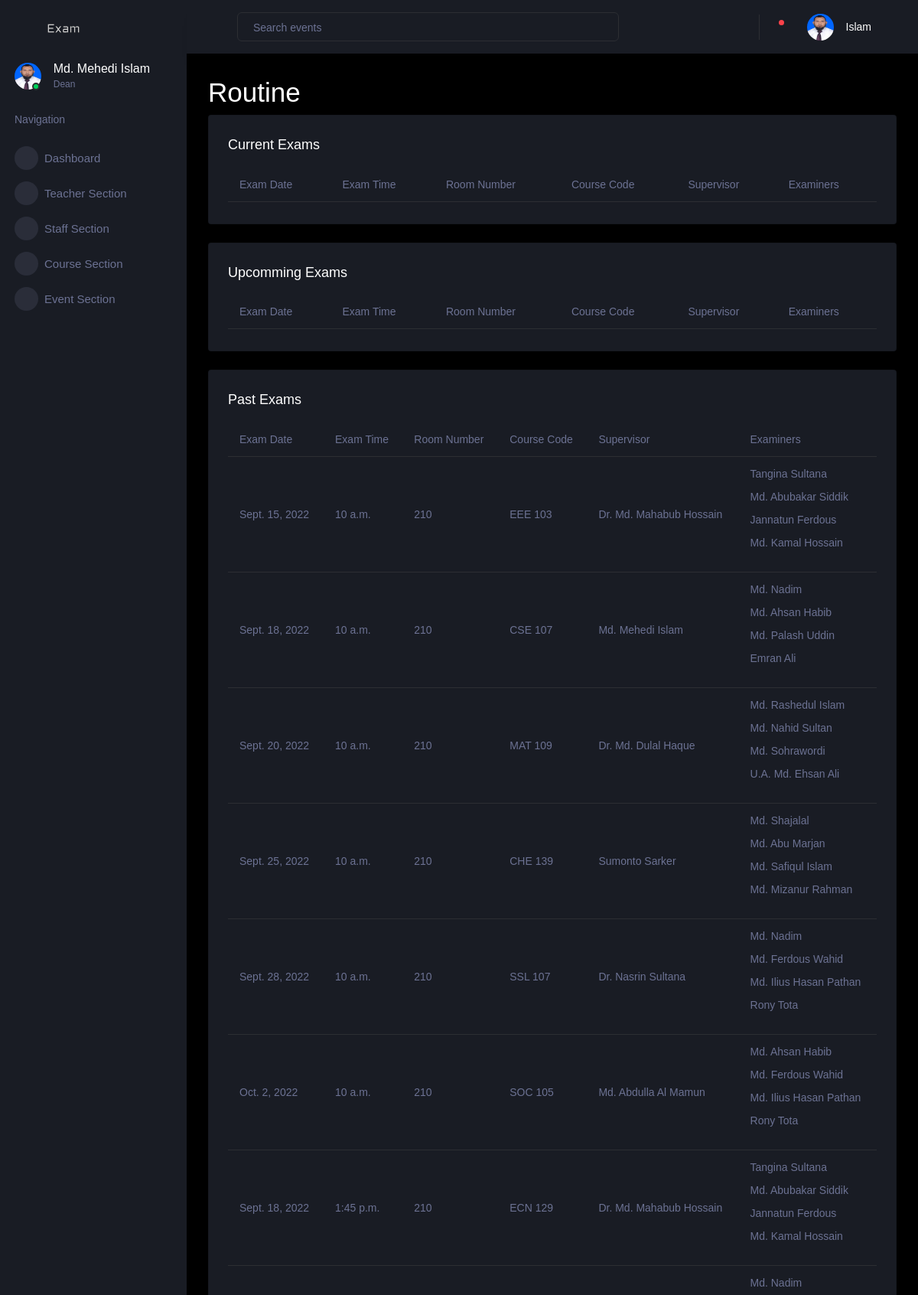
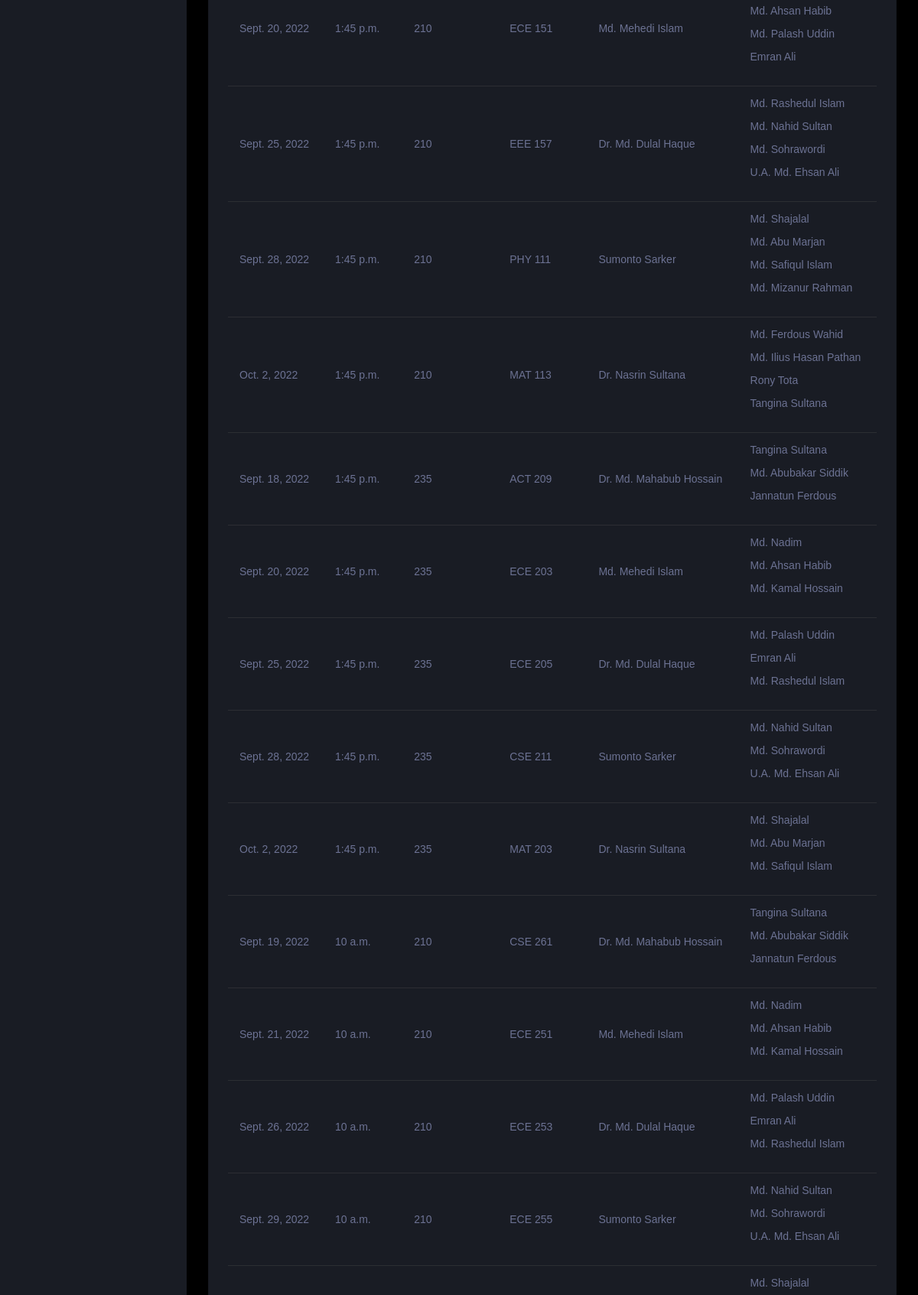
Page /user/full-routine (signed in, upper part) on the committed database (2 pictures, top to bottom).
### account/models.py (models this page shows, shortened)
class Teacher(models.Model):
    user = models.OneToOneField(
        User, on_delete=models.CASCADE, primary_key=True)
    title = models.CharField(max_length=255, null=False,
                             choices=TEACHER_TITLE_CHOICES, default='None')
    contact_number = models.CharField(null=False, unique=True, max_length=255)
    profile_picture = models.ImageField(
        upload_to=get_profile_pictures_directory, blank=True, null=True)
    department = models.ForeignKey(Department, on_delete=models.DO_NOTHING)
    is_available = models.BooleanField(default=True)
    total_creadits = models.DecimalField(
        max_digits=10, decimal_places=2, default=0)
    def __str__(self) -> str:
        return self.user.first_name + " " + self.user.last_name

class Exam(models.Model):
    exam_date = models.DateField()
    exam_time = models.TimeField()
    room_number = models.IntegerField()
    faculty = models.ForeignKey(
        Faculty, on_delete=models.DO_NOTHING, related_name='+')
    course = models.ForeignKey(
        Course, on_delete=models.DO_NOTHING, related_name='+')
    examiners = models.ManyToManyField(Teacher, related_name='+')
    supervisor = models.ForeignKey(
        Teacher, on_delete=models.DO_NOTHING, related_name='supervisor')
    routine = models.ForeignKey(
        Routine, on_delete=models.CASCADE, null=False, default=1)

### dashboard/models.py (models this page shows, shortened)
class Course(models.Model):
    code = models.CharField(max_length=255, null=False)
    credits = models.DecimalField(null=False, max_digits=4, decimal_places=2)
    department = models.ForeignKey(
        Department, on_delete=models.CASCADE, null=False)
    is_sessional = models.BooleanField(null=False, default=False)
    level = models.CharField(max_length=1, null=False,
                             choices=LEVEL_CHOICES, default='1')
    name = models.CharField(max_length=255, null=False)
    semester = models.CharField(
        max_length=2, null=False, choices=SEMESTER_CHOICES, default='I')
    def __str__(self) -> str:
        return f"{ self.code }"

### dashboard/views.py (the view)
# urls.py: path('full-routine', full_routine, name='full-routine'),
def full_routine(request):
    context = get_context(request, True)
    return render(request, 'full-routine.html', context)

### account/models.py (called while the page is built)
    def __str__(self) -> str:
        return self.messages

### dashboard/models.py (called while the page is built)
    def __str__(self) -> str:
        return self.name

    def __str__(self) -> str:
        return self.name

### dashboard/views.py (called while the page is built)
def is_dean(user):
    try:
        teacher = Teacher.objects.get(user=user)
    except Teacher.DoesNotExist:
        return None
    deans = Dean.objects.filter(teacher=teacher).order_by('-joined')[:1]
    if len(deans) != 1:
        return None
    return deans[0]

def is_staff(user):
    try:
        staff = Staff.objects.get(user=user)
    except Staff.DoesNotExist:
        return None
    return staff

def is_teacher(user):
    try:
        teacher = Teacher.objects.get(user=user)
    except Teacher.DoesNotExist:
        return None
    return teacher

def is_student(user):
    try:
        student = Student.objects.get(user=user)
    except Student.DoesNotExist:
        return None
    return student

def get_staff(faculty):
    return list(Staff.objects.filter(faculty=faculty))

def get_courses(faculty):
    courses = Course.objects.all()
    selected_courses = []
    for course in courses:
        dept = Department.objects.get(name=course.department)
        if dept.faculty == faculty:
            selected_courses.append(course)
    return selected_courses

def get_teachers(faculty):
    teachers = Teacher.objects.all()
    selected_teachers = []
    for teacher in teachers:
        dept = Department.objects.get(name=teacher.department)
        if dept.faculty == faculty:
            selected_teachers.append(teacher)
    return selected_teachers

def get_exams(approved_routines, teacher=None):
    past = []
    current = []
    upcomming = []
    today = date.today()
    for routine in approved_routines:
        exams = routine.exam_set.all()
        if teacher:
            exams = filter(lambda exam: teacher in exam.examiners.all()
                           or teacher == exam.supervisor, exams)
        for exam in exams:
            if exam.exam_date == today:
                current.append(exam)
            elif exam.exam_date < today:
                past.append(exam)
            else:
                upcomming.append(exam)
    return current, past, upcomming

def get_notification(user):
    return Notification.objects.filter(user=user, marked_read=False).all()

### dashboard/templates/full-routine.html (shortened to what this page needs)
{% extends "dashboard-base.html" %}
{% load static %}
{% block content %}
<h1>Routine</h1>
<div class="row">
  <div class="col-12 grid-margin">
    <div class="card">
      <div class="card-body">
        <h4 class="card-title">Current Exams</h4>
        <div class="table-responsive">
          <table class="table">
            <thead>
              <tr>
                <th>Exam Date</th>
                <th>Exam Time</th>
                <th>Room Number</th>
                <th>Course Code</th>
                <th>Supervisor</th>
                <th>Examiners</th>
              </tr>
            </thead>
          </table>
        </div>
      </div>
    </div>
  </div>
</div>
<div class="row">
  <div class="col-12 grid-margin">
    <div class="card">
      <div class="card-body">
        <h4 class="card-title">Upcomming Exams</h4>
        <div class="table-responsive">
          <table class="table">
            <thead>
              <tr>
                <th>Exam Date</th>
                <th>Exam Time</th>
                <th>Room Number</th>
                <th>Course Code</th>
                <th>Supervisor</th>
                <th>Examiners</th>
              </tr>
            </thead>
          </table>
        </div>
      </div>
    </div>
  </div>
</div>
<div class="row">
  <div class="col-12 grid-margin">
    <div class="card">
      <div class="card-body">
        <h4 class="card-title">Past Exams</h4>
        <div class="table-responsive">
          <table class="table">
            <thead>
              <tr>
                <th>Exam Date</th>
                <th>Exam Time</th>
                <th>Room Number</th>
                <th>Course Code</th>
                <th>Supervisor</th>
                <th>Examiners</th>
              </tr>
            </thead>
            <tbody>
              {% for exam in past_exams %}
              <tr>
                <td>{{ exam.exam_date }}</td>
                <td>{{ exam.exam_time }}</td>
                <td>{{ exam.room_number }}</td>
                <td>{{ exam.course }}</td>
                <td>{{ exam.supervisor }}</td>
                <td>
                  {% for teacher in exam.examiners.all %}
                  <p> {{ teacher }} </p>
                  {% endfor %}
                </td>
              </tr>
              {% endfor %}
            </tbody>
          </table>
        </div>
      </div>
    </div>
  </div>
</div>
{% endblock content %}

### dashboard/templates/dashboard-base.html (shortened to what this page needs)
{% load static %}
<!DOCTYPE html>
<html lang="en">
<head>
  <link rel="stylesheet" href="{% static 'dashboard/vendors/mdi/css/materialdesignicons.min.css' %}" />
  <link rel="stylesheet" href="{% static 'dashboard/vendors/css/vendor.bundle.base.css' %}" />
  <link rel="stylesheet" href="{% static 'dashboard/vendors/jvectormap/jquery-jvectormap.css' %}" />
  <link rel="stylesheet" href="{% static 'dashboard/vendors/flag-icon-css/css/flag-icon.min.css' %}" />
  <link rel="stylesheet" href="{% static 'dashboard/vendors/owl-carousel-2/owl.carousel.min.css' %}" />
  <link rel="stylesheet" href="{% static 'dashboard/vendors/owl-carousel-2/owl.theme.default.min.css' %}" />
  <link rel="stylesheet" href="{% static 'dashboard/css/style.css' %}" />
</head>
<body>
  <div class="container-scroller">
    <nav class="sidebar sidebar-offcanvas" id="sidebar">
      <div class="sidebar-brand-wrapper d-none d-lg-flex align-items-center justify-content-center fixed-top">
        <a class="sidebar-brand brand-logo" href="#">
          <img src="{% static 'dashboard/images/logo.svg' %}" alt="logo" />
        </a>
      </div>
      <ul class="nav">
        <li class="nav-item profile">
          <div class="profile-desc">
            <div class="profile-pic">
              <div class="count-indicator">
                {% if user.profile_picture %}
                <img class="img-xs rounded-circle" src="{{ user.profile_picture.url }}" />
                {% else %}
                <img class="img-xs rounded-circle" src="{% static 'dashboard/images/dummy.png' %}" />
                {% endif %}
                <span class="count bg-success"></span>
              </div>
              <div class="profile-name">
                <h5 class="mb-0 font-weight-normal">
                  {% if is_student %}
                    {{ student.user.first_name }} {{ student.user.last_name }}
                  {% else %}
                    {{ user.user.first_name }} {{ user.user.last_name }}
                  {% endif %}
                </h5>
                <span>
                  {% if if_staff %}
                  Staff
                  {% elif if_dean %}
                  Dean
                  {% elif is_student %}
                  Student
                  {% else %}
                  Teacher
                  {% endif %}
                </span>
              </div>
            </div>
          </div>
        </li>
        <li class="nav-item nav-category">
          <span class="nav-link">Navigation</span>
        </li>
        <li class="nav-item menu-items">
          <a class="nav-link" href="{% url 'dashboard-page' %}">
            <span class="menu-icon">
              <i class="mdi mdi-speedometer"></i>
            </span>
            <span class="menu-title">Dashboard</span>
          </a>
        </li>
        {% if not is_student %}
          {% if is_staff %}
            <li class="nav-item menu-items">
              <a class="nav-link" href="{% url 'teacher-section' %}">
                <span class="menu-icon">
                  <i class="mdi mdi-playlist-play"></i>
                </span>
                <span class="menu-title">Teacher Section</span>
              </a>
            </li>
            {% if if_dean %}
              <li class="nav-item menu-items">
                <a class="nav-link" href="{% url 'staff-section' %}">
                  <span class="menu-icon">
                    <i class="mdi mdi-table-large"></i>
                  </span>
                  <span class="menu-title">Staff Section</span>
                </a>
              </li>
            {% endif %}
          <li class="nav-item menu-items">
            <a class="nav-link" href="{% url 'course-section' %}">
              <span class="menu-icon">
                <i class="mdi mdi-chart-bar"></i>
              </span>
              <span class="menu-title">Course Section</span>
            </a>
          </li>
          {% endif %}
          {% if is_staff %}
          <li class="nav-item menu-items">
            <a class="nav-link" href="{% url 'event-section' %}">
              <span class="menu-icon">
                <i class="mdi mdi-chart-bar"></i>
              </span>
              <span class="menu-title">Event Section</span>
            </a>
          </li>
          {% endif %}
        {% endif %}
      </ul>
    </nav>
    <div class="container-fluid page-body-wrapper">
      <nav class="navbar p-0 fixed-top d-flex flex-row">
        <div class="navbar-menu-wrapper flex-grow d-flex align-items-stretch">
          <button class="navbar-toggler navbar-toggler align-self-center" type="button" data-toggle="minimize">
            <span class="mdi mdi-menu"></span>
          </button>
          <ul class="navbar-nav w-100">
            <li class="nav-item w-100">
              <form class="nav-link mt-2 mt-md-0 d-none d-lg-flex search" method="post"
                action="{% url 'search-page' %}">
                <input type="text" name="search" class="form-control" placeholder="Search events" />
              </form>
            </li>
          </ul>
          <ul class="navbar-nav navbar-nav-right">
            <li class="nav-item dropdown border-left">
              <a class="nav-link count-indicator dropdown-toggle" id="notificationDropdown" href="#"
                data-toggle="dropdown">
                <i class="mdi mdi-bell"></i>
                {% if notifications|length > 0 %}
                <span class="count bg-danger"></span>
                {% endif %}
              </a>
            </li>
            <li class="nav-item dropdown">
              <a class="nav-link" id="profileDropdown" href="#" data-toggle="dropdown">
                <div class="navbar-profile">
                  {% if user.profile_picture %}
                  <img class="img-xs rounded-circle" src="{{ user.profile_picture.url }}" />
                  {% else %}
                  <img class="img-xs rounded-circle" src="{% static 'dashboard/images/dummy.png' %}" />
                  {% endif %}
                  <p class="mb-0 d-none d-sm-block navbar-profile-name">
                    {{ user.user.last_name }}
                  </p>
                  <i class="mdi mdi-menu-down d-none d-sm-block pl-3"></i>
                </div>
              </a>
            </li>
          </ul>
        </div>
      </nav>
      <div class="main-panel">
        <div class="content-wrapper">
          {% block content %}{% endblock %}
        </div>
      </div>
    </div>
  </div>
</body>
</html>

### rows in the picture
Teacher: profile_picture (picture), user.first_name "Md. Mehedi", user.last_name "Islam"
Exam: exam_date "Sept. 15, 2022", exam_time "10 a.m.", room_number "210", course "EEE 103", supervisor "Dr. Md. Mahabub Hossain"
Teacher: user_id.last_name "Tangina Sultana"
Teacher: user_id.last_name "Md. Abubakar Siddik"
Teacher: user_id.last_name "Jannatun Ferdous"
Teacher: user_id.last_name "Md. Kamal Hossain"
Exam: exam_date "Sept. 18, 2022", exam_time "10 a.m.", room_number "210", course "CSE 107", supervisor "Md. Mehedi Islam"
Teacher: user_id.last_name "Md. Nadim"
Teacher: user_id.last_name "Md. Ahsan Habib"
Teacher: user_id.last_name "Md. Palash Uddin"
Teacher: user_id.last_name "Emran Ali"
Exam: exam_date "Sept. 20, 2022", exam_time "10 a.m.", room_number "210", course "MAT 109", supervisor "Dr. Md. Dulal Haque"
Teacher: user_id.last_name "Md. Rashedul Islam"
Teacher: user_id.last_name "Md. Nahid Sultan"
Teacher: user_id.last_name "Md. Sohrawordi"
Teacher: user_id.last_name "U.A. Md. Ehsan Ali"
Exam: exam_date "Sept. 25, 2022", exam_time "10 a.m.", room_number "210", course "CHE 139", supervisor "Sumonto Sarker"
Teacher: user_id.last_name "Md. Shajalal"
Teacher: user_id.last_name "Md. Abu Marjan"
Teacher: user_id.last_name "Md. Safiqul Islam"
Teacher: user_id.last_name "Md. Mizanur Rahman"
Exam: exam_date "Sept. 28, 2022", exam_time "10 a.m.", room_number "210", course "SSL 107", supervisor "Dr. Nasrin Sultana"
Teacher: user_id.last_name "Md. Ferdous Wahid"
Teacher: user_id.last_name "Md. Ilius Hasan Pathan"
Teacher: user_id.last_name "Rony Tota"
Exam: exam_date "Oct. 2, 2022", exam_time "10 a.m.", room_number "210", course "SOC 105", supervisor "Md. Abdulla Al Mamun"
Exam: exam_date "Sept. 18, 2022", exam_time "1:45 p.m.", room_number "210", course "ECN 129", supervisor "Dr. Md. Mahabub Hossain"
Exam: exam_date "Sept. 20, 2022", exam_time "1:45 p.m.", room_number "210", course "ECE 151", supervisor "Md. Mehedi Islam"
Exam: exam_date "Sept. 25, 2022", exam_time "1:45 p.m.", room_number "210", course "EEE 157", supervisor "Dr. Md. Dulal Haque"
Exam: exam_date "Sept. 28, 2022", exam_time "1:45 p.m.", room_number "210", course "PHY 111", supervisor "Sumonto Sarker"
Exam: exam_date "Oct. 2, 2022", exam_time "1:45 p.m.", room_number "210", course "MAT 113", supervisor "Dr. Nasrin Sultana"
Exam: exam_date "Sept. 18, 2022", exam_time "1:45 p.m.", room_number "235", course "ACT 209", supervisor "Dr. Md. Mahabub Hossain"
Exam: exam_date "Sept. 20, 2022", exam_time "1:45 p.m.", room_number "235", course "ECE 203", supervisor "Md. Mehedi Islam"
Exam: exam_date "Sept. 25, 2022", exam_time "1:45 p.m.", room_number "235", course "ECE 205", supervisor "Dr. Md. Dulal Haque"
Exam: exam_date "Sept. 28, 2022", exam_time "1:45 p.m.", room_number "235", course "CSE 211", supervisor "Sumonto Sarker"
Exam: exam_date "Oct. 2, 2022", exam_time "1:45 p.m.", room_number "235", course "MAT 203", supervisor "Dr. Nasrin Sultana"
Exam: exam_date "Sept. 19, 2022", exam_time "10 a.m.", room_number "210", course "CSE 261", supervisor "Dr. Md. Mahabub Hossain"
Exam: exam_date "Sept. 21, 2022", exam_time "10 a.m.", room_number "210", course "ECE 251", supervisor "Md. Mehedi Islam"
Exam: exam_date "Sept. 26, 2022", exam_time "10 a.m.", room_number "210", course "ECE 253", supervisor "Dr. Md. Dulal Haque"
Exam: exam_date "Sept. 29, 2022", exam_time "10 a.m.", room_number "210", course "ECE 255", supervisor "Sumonto Sarker"
